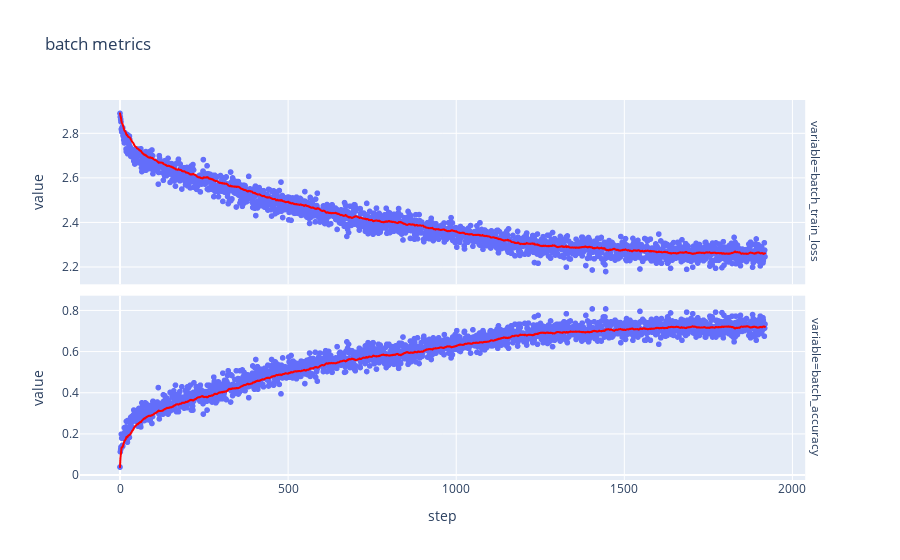

This figure's notebook cell:
### Code cell
(
    px.scatter(
    (
        training_metrics
        .melt(
            id_vars="step",
            value_vars=[
                "batch_train_loss",
                "batch_accuracy",
            ]
        )
    ),
    x="step",
    y="value",
    facet_row="variable",
    trendline="ewm",
    trendline_options={"com": 30},
    trendline_color_override="red",
    title="batch metrics",
    )
    .update_yaxes(matches=None)
    .show()
)
px.line(
    (
        training_metrics
        .query("validation_loss.notna()")
        .melt(
            id_vars="step",
            value_vars=['train_epoch_loss', 'train_epoch_accuracy', 'validation_loss', 'validation_accuracy']
        )
    ),
    x="step",
    y="value",
    color="variable",
    facet_row="variable",
    title="epoch metrics",
    render_mode="line+marker",
).update_yaxes(matches=None)

### Figure 1 — Plotly figure (JSON) as saved in the notebook; plotly's stock layout.template omitted (floating-point values rounded to 4 significant figures; data arrays with more than 128 entries replaced by an {"elided": "..."} marker saying what was removed)
{"data": [{"hovertemplate": "variable=batch_train_loss<br>step=%{x}<br>value=%{y}<extra></extra>", "legendgroup": "", "marker": {"color": "#636efa", "symbol": "circle"}, "mode": "markers", "name": "", "showlegend": false, "type": "scattergl", "x": {"elided": "1920 int values"}, "xaxis": "x2", "y": {"elided": "1920 float values"}, "yaxis": "y2"}, {"hovertemplate": "<b>Exponentially Weighted mean trendline</b><br><br>variable=batch_train_loss<br>step=%{x}<br>value=%{y} <b>(trend)</b><extra></extra>", "legendgroup": "", "line": {"color": "red"}, "marker": {"color": "#636efa", "symbol": "circle"}, "mode": "lines", "name": "", "showlegend": false, "type": "scattergl", "x": {"elided": "1920 int values"}, "xaxis": "x2", "y": {"elided": "1920 float values"}, "yaxis": "y2"}, {"hovertemplate": "variable=batch_accuracy<br>step=%{x}<br>value=%{y}<extra></extra>", "legendgroup": "", "marker": {"color": "#636efa", "symbol": "circle"}, "mode": "markers", "name": "", "showlegend": false, "type": "scattergl", "x": {"elided": "1920 int values"}, "xaxis": "x", "y": {"elided": "1920 float values"}, "yaxis": "y"}, {"hovertemplate": "<b>Exponentially Weighted mean trendline</b><br><br>variable=batch_accuracy<br>step=%{x}<br>value=%{y} <b>(trend)</b><extra></extra>", "legendgroup": "", "line": {"color": "red"}, "marker": {"color": "#636efa", "symbol": "circle"}, "mode": "lines", "name": "", "showlegend": false, "type": "scattergl", "x": {"elided": "1920 int values"}, "xaxis": "x", "y": {"elided": "1920 float values"}, "yaxis": "y"}], "layout": {"annotations": [{"font": {}, "showarrow": false, "text": "variable=batch_accuracy", "textangle": 90, "x": 0.98, "xanchor": "left", "xref": "paper", "y": 0.2425, "yanchor": "middle", "yref": "paper"}, {"font": {}, "showarrow": false, "text": "variable=batch_train_loss", "textangle": 90, "x": 0.98, "xanchor": "left", "xref": "paper", "y": 0.7575, "yanchor": "middle", "yref": "paper"}], "legend": {"tracegroupgap": 0}, "title": {"text": "batch metrics"}, "xaxis": {"anchor": "y", "domain": [0, 0.98], "title": {"text": "step"}}, "xaxis2": {"anchor": "y2", "domain": [0, 0.98], "matches": "x", "showticklabels": false}, "yaxis": {"anchor": "x", "domain": [0, 0.485], "title": {"text": "value"}}, "yaxis2": {"anchor": "x2", "domain": [0.515, 1], "title": {"text": "value"}}}}
